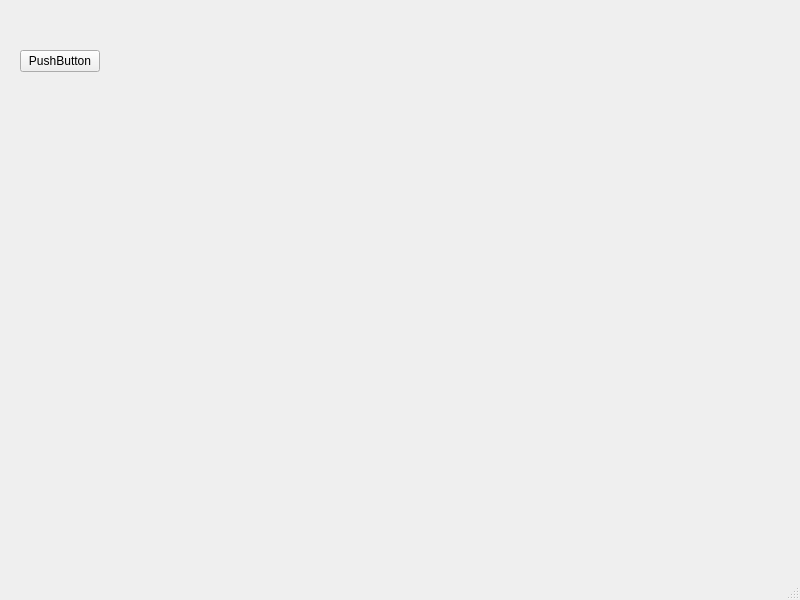
<?xml version="1.0" encoding="UTF-8"?>
<ui version="4.0">
 <class>MainWindow</class>
 <widget class="QMainWindow" name="MainWindow">
  <property name="geometry">
   <rect>
    <x>0</x>
    <y>0</y>
    <width>800</width>
    <height>600</height>
   </rect>
  </property>
  <property name="windowTitle">
   <string>MainWindow</string>
  </property>
  <widget class="QWidget" name="centralwidget">
   <widget class="QWidget" name="formLayoutWidget">
    <property name="geometry">
     <rect>
      <x>20</x>
      <y>50</y>
      <width>431</width>
      <height>341</height>
     </rect>
    </property>
    <layout class="QFormLayout" name="formLayout">
     <item row="0" column="0">
      <widget class="QPushButton" name="pushButton">
       <property name="text">
        <string>PushButton</string>
       </property>
      </widget>
     </item>
    </layout>
   </widget>
  </widget>
  <widget class="QMenuBar" name="menubar">
   <property name="geometry">
    <rect>
     <x>0</x>
     <y>0</y>
     <width>800</width>
     <height>22</height>
    </rect>
   </property>
  </widget>
  <widget class="QStatusBar" name="statusbar"/>
 </widget>
 <resources/>
 <connections/>
</ui>
